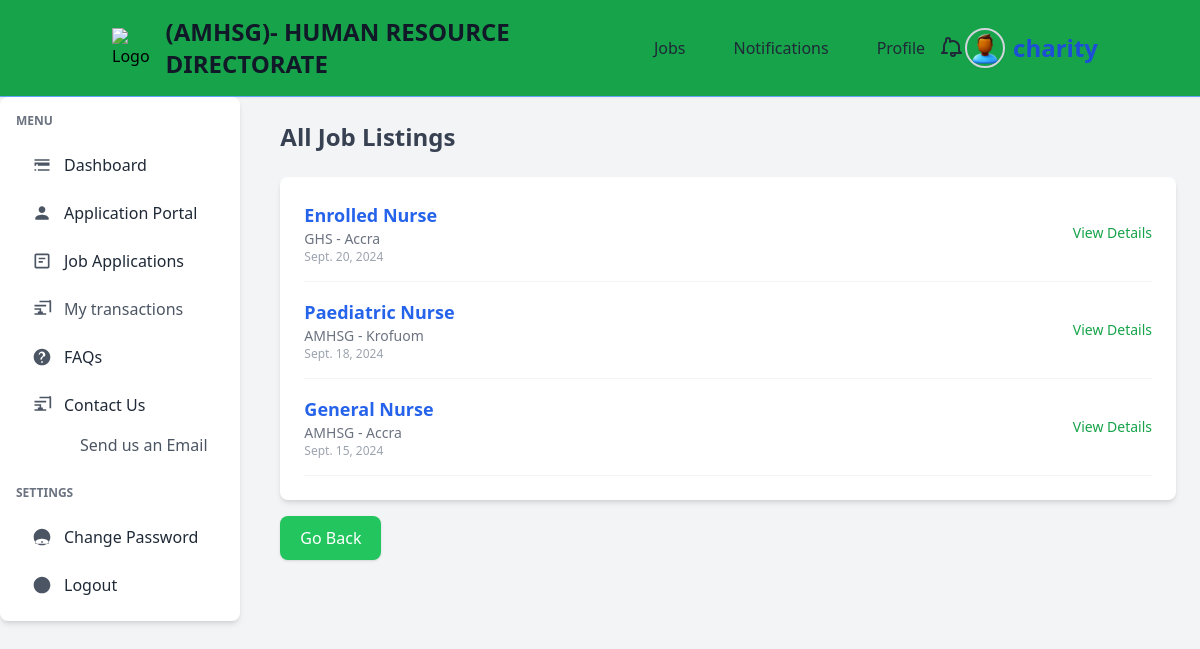
The app's page /jobs/ (signed in), older data.
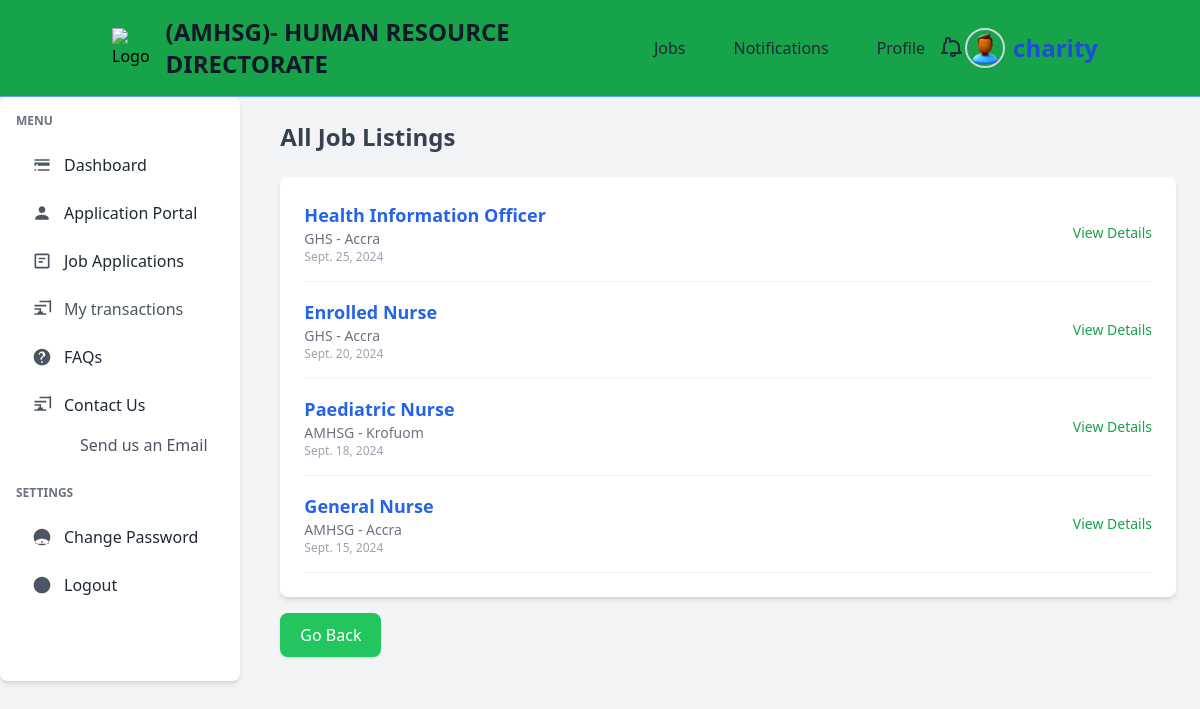
The same page, newer data.
### jobs/models.py (models this page shows, shortened)
class Job(models.Model):
    title = models.CharField(max_length=255, default="none")
    company = models.CharField(max_length=255, default="none")  # Name of the company offering the job
    location = models.CharField(max_length=255, default="none")
    description = models.TextField()
    responsibilities = models.TextField(help_text="List of job responsibilities", default="none")  # New field for responsibilities
    requirements = models.TextField(help_text="List of job requirements", default="none")  # New field for requirements
    salary = models.CharField(max_length=100, blank=True, null=True, help_text="Salary range or amount")  # Optional salary field
    posted_date = models.DateField(auto_now_add=True, blank=True, null=True)
    application_deadline = models.DateField(null=True, blank=True, help_text="Deadline to apply for the job")  # New field for application deadline
    class Meta:
        ordering = ['-posted_date']  # Orders job listings by the most recent first

### jobs/views.py (the view)
# urls.py: path('jobs/', views.job_list, name='job-list'),
@login_required(login_url="authentication:my-login")
def job_list(request):
    jobs = Job.objects.all().order_by('-posted_date')
    context = {
        'jobs': jobs,
    }
    return render(request, 'jobs/index.html', context)

### templates/jobs/index.html
{% extends 'authentication/dash-base.html' %} {% block content %}
 <section>
  <h2 class="text-2xl font-bold text-gray-700 mb-6">All Job Listings</h2>
  <div class="bg-white p-6 rounded-lg shadow-md">
    <ul class="space-y-4">
      {% for job in jobs %}
      <li class="flex justify-between items-center border-b border-gray-100 pb-4">
        <div>
          <a href="{% url 'job-detail' job.id %}" class="text-lg font-semibold text-blue-600 hover:text-blue-700 transition-colors">
            {{ job.title }}
          </a>
          <p class="text-gray-500 text-sm">{{ job.company }} - {{ job.location }}</p>
          <p class="text-gray-400 text-xs">{{ job.posted_date }}</p>
        </div>
        <a href="{% url 'job-detail' job.id %}" class="text-sm text-green-600 hover:text-green-700 transition-colors">
          View Details
        </a>
      </li>
      {% empty %}
      <li class="text-gray-500">No job listings available.</li>
      {% endfor %}
    </ul>
  </div>
  <a href="{% url 'dashboard' %}" class="mt-4 inline-block bg-green-500 text-white hover:bg-green-600 px-5 py-2.5 rounded-lg shadow transition-all">
    Go Back
  </a>
</section>
{% endblock %}

Row changes from the older to the newer data that the page shows:
added Job: title "Health Information Officer", company "GHS", location "Accra", posted_date "Sept. 25, 2024"
